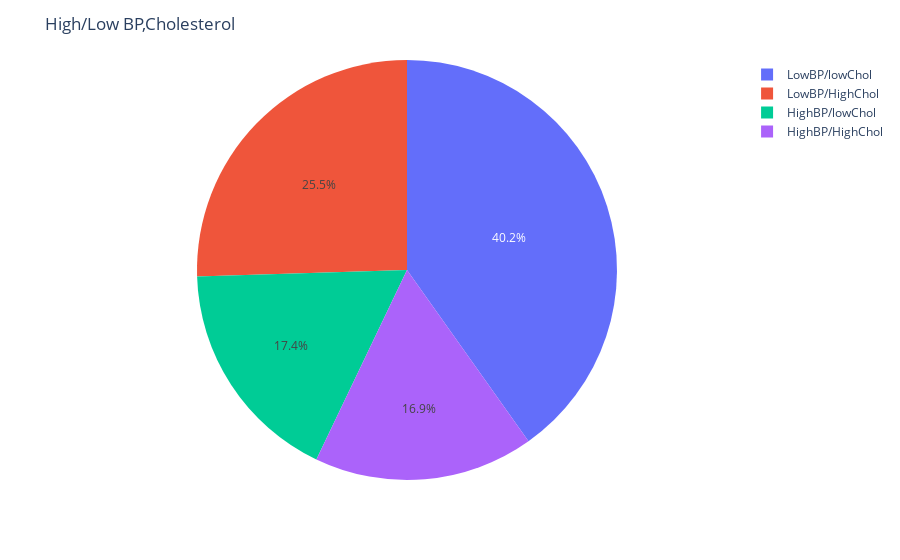

Here is the notebook cell this chart was saved with:
### Code cell
names = ["LowBP/lowChol","HighBP/HighChol","HighBP/lowChol","LowBP/HighChol"]
fig = pxs.pie(values=data.groupby(["HighBP","HighChol"]).size(),names=names)
fig.update_layout(title="High/Low BP,Cholesterol")
fig.write_html("High_Low_BP_Cholesterol.html")
fig.show()

### Figure 1 — Plotly figure (JSON) as saved in the notebook; plotly's stock layout.template omitted (floating-point values rounded to 4 significant figures)
{"data": [{"domain": {"x": [0, 1], "y": [0, 1]}, "hovertemplate": "label=%{label}<br>value=%{value}<extra></extra>", "labels": ["LowBP/lowChol", "HighBP/HighChol", "HighBP/lowChol", "LowBP/HighChol"], "legendgroup": "", "name": "", "showlegend": true, "type": "pie", "values": [101656, 42820, 44031, 64504]}], "layout": {"autosize": true, "legend": {"tracegroupgap": 0}, "margin": {"t": 60}, "title": {"text": "High/Low BP,Cholesterol"}}}
